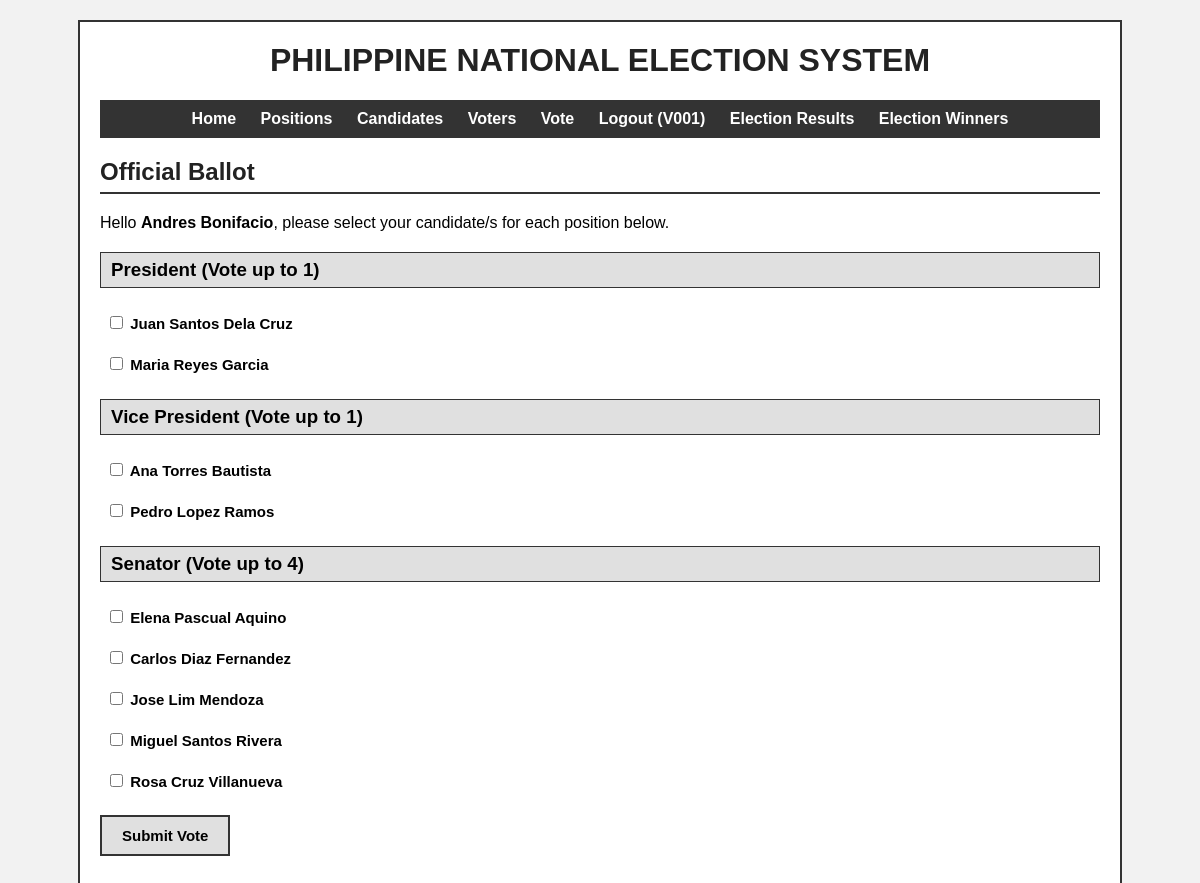
The page /vote.php (signed in) on the database its author committed.
### tables this page shows
CREATE TABLE positions (
    posID INT AUTO_INCREMENT PRIMARY KEY,
    posName VARCHAR(100) NOT NULL,
    numOfPositions INT NOT NULL,
    posStat ENUM('Active','Inactive') NOT NULL DEFAULT 'Active'
);

CREATE TABLE candidates (
    candID INT AUTO_INCREMENT PRIMARY KEY,
    candFName VARCHAR(50) NOT NULL,
    candMName VARCHAR(50),
    candLName VARCHAR(50) NOT NULL,
    posID INT NOT NULL,
    candStat ENUM('Active','Inactive') NOT NULL DEFAULT 'Active',
    FOREIGN KEY (posID) REFERENCES positions(posID)
);

### vote.php (the view, shortened to what this page needs)
<?php
include "db.php";
$voterID = $_SESSION['voterID'];
$stmt = $conn->prepare("SELECT * FROM voters WHERE voterID = ?");
$stmt->bind_param("s", $voterID);
$stmt->execute();
$voterRow = $stmt->get_result()->fetch_assoc();
$alreadyVoted = ($voterRow['voted'] == 1);
include "header.php";
?>
<h2>Official Ballot</h2>
<?php if ($alreadyVoted) { ?>
    <p>Hello <strong><?php echo htmlspecialchars($_SESSION['voterName']); ?></strong>, you have already cast your vote. Thank you for participating in the election!</p>
    <a class="back-link" href="results.php">View Election Results</a>
<?php } else { ?>
    <p>Hello <strong><?php echo htmlspecialchars($_SESSION['voterName']); ?></strong>, please select your candidate/s for each position below.</p>
    <form method="POST" action="vote.php">
        <?php
        $posResult = $conn->query("SELECT * FROM positions WHERE posStat = 'Active' ORDER BY posID ASC");
        while ($pos = $posResult->fetch_assoc()) {
            echo "<h3>" . htmlspecialchars($pos['posName']) . " (Vote up to " . $pos['numOfPositions'] . ")</h3>";
            $candStmt = $conn->prepare("SELECT * FROM candidates WHERE posID = ? AND candStat = 'Active' ORDER BY candLName ASC");
            $candStmt->bind_param("i", $pos['posID']);
            $candStmt->execute();
            $candList = $candStmt->get_result();
            if ($candList->num_rows > 0) {
                while ($cand = $candList->fetch_assoc()) {
                    $fullName = trim($cand['candFName'] . " " . $cand['candMName'] . " " . $cand['candLName']);
                    echo '<label class="candidate-option"><input type="checkbox" name="position_' . $pos['posID'] . '[]" value="' . $cand['candID'] . '"> ' . htmlspecialchars($fullName) . '</label>';
                }
            } else {
                echo "<p>No candidates available for this position.</p>";
            }
        }
        ?>
        <button type="submit" name="submit_vote">Submit Vote</button>
    </form>
<?php } ?>
<?php include "footer.php"; $conn->close(); ?>

### style.css (style rules this page uses)
body { font-family: Arial, Helvetica, sans-serif; background-color: #f2f2f2; margin: 0; padding: 20px; }
h2 { border-bottom: 2px solid #333333; padding-bottom: 6px; color: #222222; }
h3 { background-color: #e0e0e0; padding: 6px 10px; margin-top: 20px; border: 1px solid #333333; }
form { margin-top: 15px; margin-bottom: 15px; }
form label { display: block; font-weight: bold; margin-top: 10px; margin-bottom: 4px; }
form button, .btn { margin-top: 15px; padding: 10px 20px; font-size: 15px; font-weight: bold; border: 2px solid #333333; background-color: #e0e0e0; cursor: pointer; }
.candidate-option { display: block; padding: 6px; font-size: 15px; }

### rows shown on the page
positions: posName "President", numOfPositions "1"
candidates: fullName "Juan Santos Dela Cruz"
candidates: fullName "Maria Reyes Garcia"
positions: posName "Vice President", numOfPositions "1"
candidates: fullName "Ana Torres Bautista"
candidates: fullName "Pedro Lopez Ramos"
positions: posName "Senator", numOfPositions "4"
candidates: fullName "Elena Pascual Aquino"
candidates: fullName "Carlos Diaz Fernandez"
candidates: fullName "Jose Lim Mendoza"
candidates: fullName "Miguel Santos Rivera"
candidates: fullName "Rosa Cruz Villanueva"

### other values the page prints
$_SESSION['voterID'] "V001"
$_SESSION['voterName'] "Andres Bonifacio"
